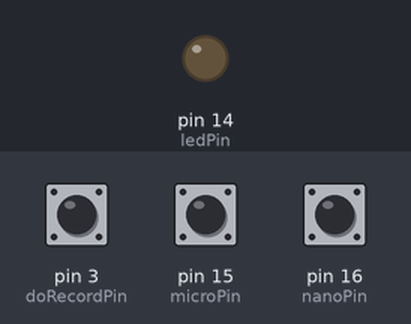
Recording of a sketch running on a simulated Arduino Pro Mini, built for the host (arithmetic inside an expression is 32-bit, double 64-bit). Parts: output pins drawn as LEDs (lit = HIGH). The test bench sets the inputs (shaded band); at power-on: pin 3 (doRecordPin) LOW, pin 15 (microPin) HIGH, pin 16 (nanoPin) HIGH. No radio packets arrive unless stated.

Above: at 2.2 s.
2.3 s: pin 3 (doRecordPin) driven HIGH
At 3.5 s:
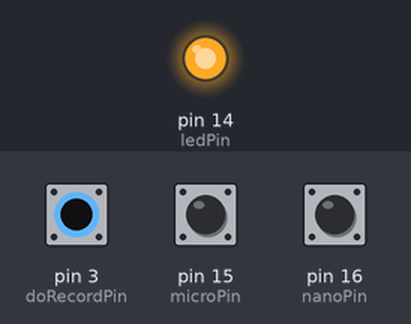
3.8 s: pin 3 (doRecordPin) pulsed LOW 2 times (0.12 s each, 0.3 s apart)
At 4.12 s:
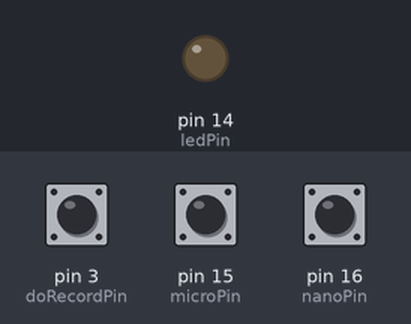
Timing chart, 0 to 6.8 s (numbered marks = the images above; inputs shaded):
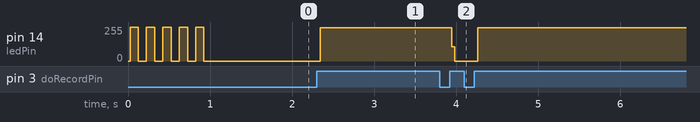

Measured:
- after the input at 2.3 s, pin 14 (ledPin): 0/255 → 251/255 at once
- after the input at 3.8 s, pin 14 (ledPin): 251/255 → 0/255 after 0.14 s, → 251/255 0.32 s later

The sketch:

_41-promini-nrf24-ads1115.ino
```cpp
// 5pin
/* 24l01p    pro mini
   1  gnd   -
   2  vcc   +
   3  ce    9
   4  csn   10
   5  sck   13
   6  mosi  11
   7  miso  12
*/

#include <avr/wdt.h>
#include <avr/interrupt.h>
#include <avr/sleep.h>
#include <avr/pgmspace.h>
#include <avr/power.h>
#include <SPI.h>
#include "nRF24L01.h"
#include "RF24.h"
#include <Wire.h>
#include <Adafruit_ADS1015.h>
//#include <printf.h>

#define adc_disable() (ADCSRA &= ~(1<<ADEN)) // disable ADC
#define adc_enable()  (ADCSRA |=  (1<<ADEN)) // re-enable ADC

#define CE_PIN 9
#define CSN_PIN 10

#define DEVICE_ID 15
#define CHANNEL 100

const uint64_t pipes[3] = { 0xFFFFFFFFFFLL, 0xCCCCCCCCCCLL, 0xFFFFFFFFCCLL };

typedef struct {
  uint32_t _salt;
  uint16_t volt;
  int16_t data1;
  int16_t data2;
  uint8_t devid;
} data;

data payload;

RF24 radio(CE_PIN, CSN_PIN);
Adafruit_ADS1115 ads(0x48);

const int doRecordPin = 3;
const int nanoPin     = 16;
const int microPin    = 15;
const int ledPin      = 14;

int rangeStatus;
volatile int recordNo;
volatile boolean dorecored;
//unsigned long startmilis;
//unsigned long stopmilis;
unsigned long loopcount;

void record() {
  recordNo++;
  dorecored = !dorecored;
}

void setup() {
  //Serial.begin(115200);
  //printf_begin();
  delay(20);
  adc_disable();
  pinMode(doRecordPin, INPUT);
  pinMode(microPin, INPUT_PULLUP);
  pinMode(nanoPin, INPUT_PULLUP);
  pinMode(ledPin, OUTPUT);

  digitalWrite(ledPin, LOW);

  int microStatus = digitalRead(microPin);
  int nanoStatus  = digitalRead(nanoPin);

  rangeStatus = microStatus << 1;
  rangeStatus = rangeStatus + nanoStatus;

  //startmilis = 0;
  //stopmilis = 0;
  loopcount = 0;

  recordNo = 0;
  dorecored = false;

  // radio
  radio.begin();
  radio.setChannel(CHANNEL);
  //radio.setPALevel(RF24_PA_LOW);
  radio.setPALevel(RF24_PA_HIGH);
  //radio.setDataRate(RF24_250KBPS);
  radio.setDataRate(RF24_1MBPS);
  //radio.setDataRate(RF24_2MBPS);
  //radio.setAutoAck(1);
  radio.setRetries(15, 15);
  //radio.setPayloadSize(11);
  radio.enableDynamicPayloads();
  radio.openWritingPipe(pipes[2]);
  radio.stopListening();


  payload._salt = 0;
  payload.devid = DEVICE_ID;
  payload.volt  = 0;

  ads.setGain(GAIN_ONE);
  ads.begin();
  ads.readADC_Differential_0_1_no_delay();

  for (int k = 0; k < 10; k = k + 1) {
    if (k % 2 == 0) {
      digitalWrite(ledPin, HIGH);
    }
    else {
      digitalWrite(ledPin, LOW);
    }
    delay(100);
  }


  //radio.printDetails();

  attachInterrupt(digitalPinToInterrupt(3), record, RISING);
}

void loop() {
  if (dorecored == true) {

    //startmilis = millis();

    digitalWrite(ledPin, HIGH);
    int microStatus = digitalRead(microPin);
    int nanoStatus  = digitalRead(nanoPin);

    rangeStatus = microStatus << 1;
    rangeStatus = rangeStatus + nanoStatus;

    int16_t results;
    float multiplier = 0.125F;
    //results = ads.readADC_Differential_0_1();
    results = ads.getLastConversionResults_no_delay();

    payload.data1 = results * multiplier ;
    payload.data2 = rangeStatus;
    payload.volt = loopcount;
    payload._salt = recordNo ;

    ads.readADC_Differential_0_1_no_delay();

    radio.write(&payload, sizeof(payload));
    loopcount++;
    digitalWrite(ledPin, LOW);

    /*
    Serial.print(rangeStatus);
    Serial.print(" -- ");
    Serial.println(payload.data1);
    */

    /*
    stopmilis = millis();
    payload.volt = ( stopmilis - startmilis ) ;
    */
  } else {
    digitalWrite(ledPin, LOW);
  }
}
```
